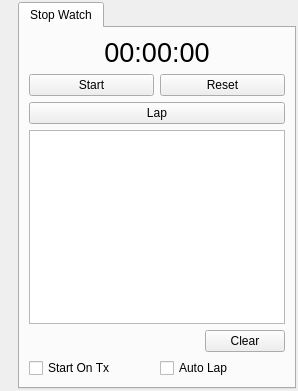
             <widget class="QFrame" name="RightPanel">
              <property name="frameShape">
               <enum>QFrame::NoFrame</enum>
              </property>
              <property name="frameShadow">
               <enum>QFrame::Raised</enum>
              </property>
              <layout class="QHBoxLayout" name="horizontalLayout_2">
               <property name="spacing">
                <number>0</number>
               </property>
               <property name="leftMargin">
                <number>0</number>
               </property>
               <property name="topMargin">
                <number>0</number>
               </property>
               <property name="rightMargin">
                <number>0</number>
               </property>
               <property name="bottomMargin">
                <number>0</number>
               </property>
               <item>
                <widget class="VerPanelHandle" name="RightResizeFrame">
                 <property name="sizePolicy">
                  <sizepolicy hsizetype="Maximum" vsizetype="Minimum">
                   <horstretch>0</horstretch>
                   <verstretch>0</verstretch>
                  </sizepolicy>
                 </property>
                 <property name="minimumSize">
                  <size>
                   <width>16</width>
                   <height>0</height>
                  </size>
                 </property>
                 <property name="maximumSize">
                  <size>
                   <width>16</width>
                   <height>16777215</height>
                  </size>
                 </property>
                 <property name="frameShape">
                  <enum>QFrame::NoFrame</enum>
                 </property>
                 <property name="frameShadow">
                  <enum>QFrame::Raised</enum>
                 </property>
                </widget>
               </item>
               <item>
                <widget class="QFrame" name="RightWidgetsPanel">
                 <property name="enabled">
                  <bool>true</bool>
                 </property>
                 <property name="frameShape">
                  <enum>QFrame::NoFrame</enum>
                 </property>
                 <property name="frameShadow">
                  <enum>QFrame::Raised</enum>
                 </property>
                 <layout class="QHBoxLayout" name="horizontalLayout_5">
                  <property name="spacing">
                   <number>2</number>
                  </property>
                  <property name="leftMargin">
                   <number>2</number>
                  </property>
                  <property name="topMargin">
                   <number>2</number>
                  </property>
                  <property name="rightMargin">
                   <number>2</number>
                  </property>
                  <property name="bottomMargin">
                   <number>2</number>
                  </property>
                  <item>
                   <widget class="QTabWidget" name="RightPanel_tabWidget">
                    <property name="currentIndex">
                     <number>0</number>
                    </property>
                    <widget class="QWidget" name="tab_StopWatch">
                     <attribute name="title">
                      <string>Stop Watch</string>
                     </attribute>
                     <layout class="QVBoxLayout" name="verticalLayout_4">
                      <item>
                       <widget class="QLabel" name="label_SW_Time">
                        <property name="font">
                         <font>
                          <pointsize>20</pointsize>
                         </font>
                        </property>
                        <property name="text">
                         <string>00:00:00</string>
                        </property>
                        <property name="alignment">
                         <set>Qt::AlignCenter</set>
                        </property>
                       </widget>
                      </item>
                      <item>
                       <widget class="QWidget" name="widget" native="true">
                        <layout class="QHBoxLayout" name="horizontalLayout_8">
                         <property name="leftMargin">
                          <number>0</number>
                         </property>
                         <property name="topMargin">
                          <number>0</number>
                         </property>
                         <property name="rightMargin">
                          <number>0</number>
                         </property>
                         <property name="bottomMargin">
                          <number>0</number>
                         </property>
                         <item>
                          <widget class="QPushButton" name="pushButton_SW_Start">
                           <property name="text">
                            <string>Start</string>
                           </property>
                          </widget>
                         </item>
                         <item>
                          <widget class="QPushButton" name="pushButton_SW_Reset">
                           <property name="text">
                            <string>Reset</string>
                           </property>
                          </widget>
                         </item>
                        </layout>
                       </widget>
                      </item>
                      <item>
                       <widget class="QPushButton" name="pushButton_SW_Lap">
                        <property name="text">
                         <string>Lap</string>
                        </property>
                       </widget>
                      </item>
                      <item>
                       <widget class="QListWidget" name="listWidget_SW_Laps">
                        <property name="font">
                         <font>
                          <pointsize>14</pointsize>
                         </font>
                        </property>
                       </widget>
                      </item>
                      <item>
                       <widget class="QWidget" name="widget_5" native="true">
                        <layout class="QHBoxLayout" name="horizontalLayout_12">
                         <property name="leftMargin">
                          <number>0</number>
                         </property>
                         <property name="topMargin">
                          <number>0</number>
                         </property>
                         <property name="rightMargin">
                          <number>0</number>
                         </property>
                         <property name="bottomMargin">
                          <number>0</number>
                         </property>
                         <item>
                          <spacer name="horizontalSpacer_2">
                           <property name="orientation">
                            <enum>Qt::Horizontal</enum>
                           </property>
                           <property name="sizeHint" stdset="0">
                            <size>
                             <width>40</width>
                             <height>20</height>
                            </size>
                           </property>
                          </spacer>
                         </item>
                         <item>
                          <widget class="QPushButton" name="pushButton_SW_Clear">
                           <property name="text">
                            <string>Clear</string>
                           </property>
                          </widget>
                         </item>
                        </layout>
                       </widget>
                      </item>
                      <item>
                       <widget class="QWidget" name="widget_2" native="true">
                        <layout class="QHBoxLayout" name="horizontalLayout_9">
                         <property name="leftMargin">
                          <number>0</number>
                         </property>
                         <property name="topMargin">
                          <number>0</number>
                         </property>
                         <property name="rightMargin">
                          <number>0</number>
                         </property>
                         <property name="bottomMargin">
                          <number>0</number>
                         </property>
                         <item>
                          <widget class="QCheckBox" name="checkBox_SW_StartOnTx">
                           <property name="toolTip">
                            <string>&lt;html&gt;&lt;head/&gt;&lt;body&gt;&lt;p&gt;Start the stop watch when the next byte is sent.&lt;/p&gt;&lt;/body&gt;&lt;/html&gt;</string>
                           </property>
                           <property name="text">
                            <string>Start On Tx</string>
                           </property>
                          </widget>
                         </item>
                         <item>
                          <widget class="QCheckBox" name="checkBox_SW_AutoLap">
                           <property name="toolTip">
                            <string>&lt;html&gt;&lt;head/&gt;&lt;body&gt;&lt;p&gt;Add a lap when the byte stream pauses for a short time.&lt;/p&gt;&lt;/body&gt;&lt;/html&gt;</string>
                           </property>
                           <property name="text">
                            <string>Auto Lap</string>
                           </property>
                          </widget>
                         </item>
                        </layout>
                       </widget>
                      </item>
                     </layout>
                    </widget>
                   </widget>
                  </item>
                 </layout>
                </widget>
               </item>
              </layout>
             </widget>
